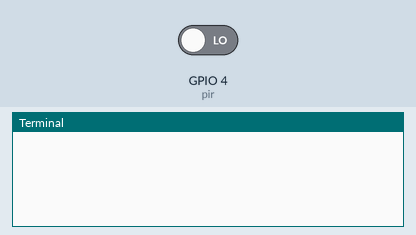
Bench run of a program on a simulated Raspberry Pi (BCM pin numbers). Shown: the last lines printed to the terminal. The test bench sets the inputs (shaded band); at power-on: GPIO 4 (pir) LOW.

Above: at 1.2 s.
1.3 s: GPIO 4 (pir) driven HIGH
At 2.5 s:
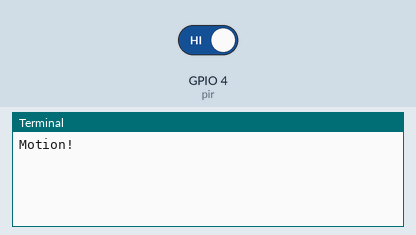
2.8 s: GPIO 4 (pir) driven LOW
At 3.9 s:
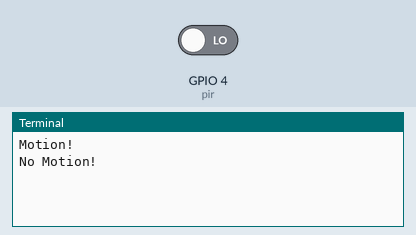

Measured:
- after the input at 1.3 s, the terminal: prints a new line at once (image 1)
- after the input at 2.8 s, the terminal: prints a new line at once (image 2)

The program:

4-_PIR_-_Raspberry_Pi.py
```python
'''
IoT Bootcamp
Trainer: Eng. Meqdad A. Darwish
Phase 2 - Part 3: Working with Sensors and Actuators on Raspberry Pi
Code Sample: Interfacing PIR (Motion Sensor) with Raspberry Pi
'''
from gpiozero import MotionSensor
from time import sleep

pir = MotionSensor(4)  # GPIO4

while True:
    pir.wait_for_motion()
    print('Motion!')
    pir.wait_for_no_motion()
    print('No Motion!')
    # Alternatively, you can use:
    # pir.wait_for_active()
    # pir.wait_for_inactive()
```
